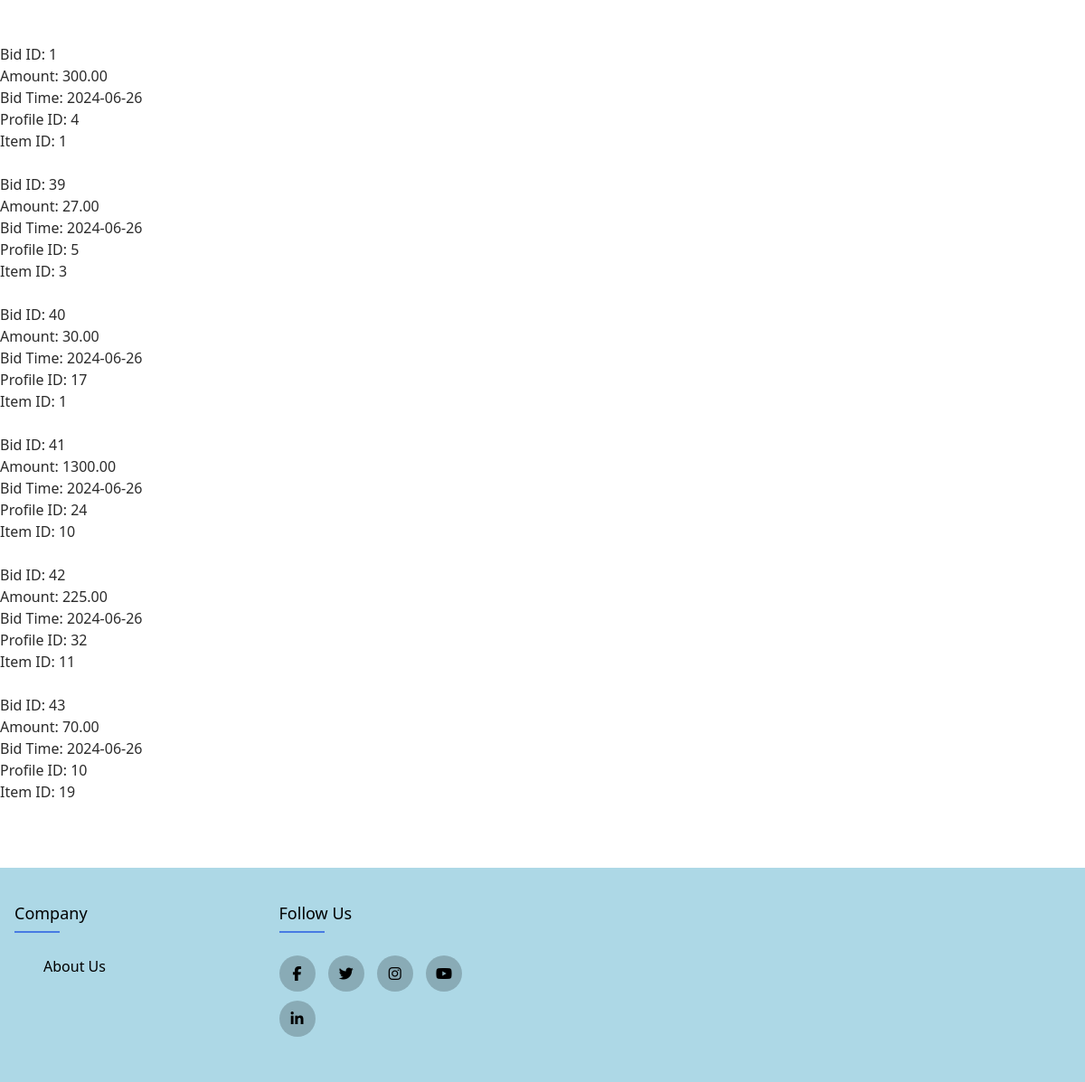
Page /reportTableBid.php on the committed database.
### tables this page shows
CREATE TABLE `bid` (
  `bidID` int(11) NOT NULL,
  `amount` decimal(10,2) DEFAULT NULL,
  `bidTime` date DEFAULT NULL,
  `profileID` int(11) DEFAULT NULL,
  `itemID` int(11) DEFAULT NULL
);

### reportTableBid.php (the view, shortened to what this page needs)
<?php
require_once 'db_connection.php';
?>
<!DOCTYPE html>
<html lang="en">
<head>
    <link href="https://cdn.jsdelivr.net/npm/bootstrap@5.3.2/dist/css/bootstrap.min.css" rel="stylesheet">
    <link href="css/style.css" rel="stylesheet">
    <link rel="stylesheet" href="https://cdnjs.cloudflare.com/ajax/libs/font-awesome/6.5.0/css/all.min.css">
</head>
<body>
    <?php
    $query = "SELECT * FROM bid";
    $result = $conn->query($query);
    if ($result->num_rows > 0) {
        while ($row = $result->fetch_assoc()) {
            echo "Bid ID: " . $row["bidID"] . "<br>";
            echo "Amount: " . $row["amount"] . "<br>";
            echo "Bid Time: " . $row["bidTime"] . "<br>";
            echo "Profile ID: " . $row["profileID"] . "<br>";
            echo "Item ID: " . $row["itemID"] . "<br><br>";
        }
    } else {
        echo "No results found.";
    }
    ?>
    <div id="footer" style="padding-top: 6vh;"></div>
</body>
</html>

### css/style.css (style rules this page uses)
body, h1, h2, p { margin: 0; padding: 0; }
body { color: #2B2B2B; }
body { background-color: #ffffff; }

### css/footerstyle.css (style rules this page uses)
* { margin:0; padding: 0; box-sizing: border-box; }

### rows in the picture
bid: bidID "1", amount "300.00", bidTime "2024-06-26", profileID "4", itemID "1"
bid: bidID "39", amount "27.00", bidTime "2024-06-26", profileID "5", itemID "3"
bid: bidID "40", amount "30.00", bidTime "2024-06-26", profileID "17", itemID "1"
bid: bidID "41", amount "1300.00", bidTime "2024-06-26", profileID "24", itemID "10"
bid: bidID "42", amount "225.00", bidTime "2024-06-26", profileID "32", itemID "11"
bid: bidID "43", amount "70.00", bidTime "2024-06-26", profileID "10", itemID "19"
